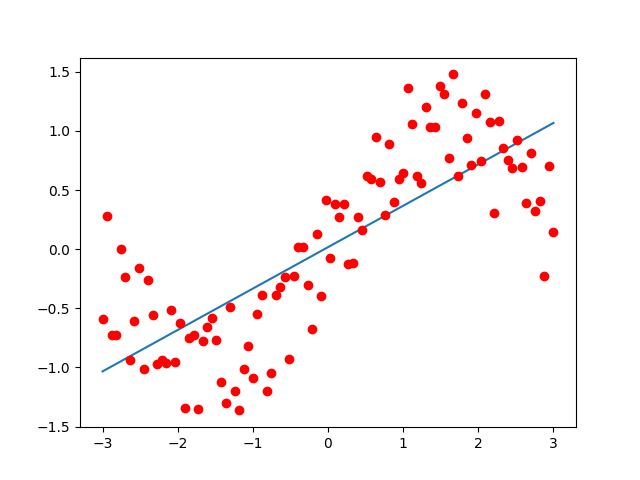

Write Python code to recreate this figure.
"""
WangQL
"""

import tensorflow as tf
import numpy as np
import matplotlib.pyplot as plt

n_observations = 100
xs = np.linspace(-3, 3, n_observations)
ys = np.sin(xs) + np.random.uniform(-0.5, 0.5, n_observations)

X = tf.placeholder(tf.float32)
Y = tf.placeholder(tf.float32)

W = tf.Variable(tf.random_normal([1]), name='weight')
b = tf.Variable(tf.random_normal([1]), name='bias')
# Y = W * X + b
Y_pred = tf.add(tf.multiply(X, W), b)

"""
reduce_sum

'x' is [[1, 1, 1]
        [1, 1, 1]]
tf.reduce_sum(x) ==> 6
tf.reduce_sum(x, 0) ==> [2, 2, 2]
tf.reduce_sum(x, 1) ==> [3, 3]
tf.reduce_sum(x, 1, keep_dims=True) ==> [[3], [3]]
tf.reduce_sum(x, [0, 1]) ==> 6
"""
# sum (Y_pred - Y)^2 / (n_observations - 1)
cost = tf.reduce_sum(tf.pow(Y_pred - Y, 2)) / (n_observations - 1)

# %% Use gradient descent to optimize W,b
# Performs a single step in the negative gradient
learning_rate = 0.01
optimizer = tf.train.GradientDescentOptimizer(learning_rate).minimize(cost)

# %% We create a session to use the graph
n_epochs = 1000
with tf.Session() as sess:
    sess.run(tf.global_variables_initializer())

    #Fit all training data
    prev_training_cost = 0.0
    for epoch_i in range(n_epochs):
        for(x, y) in zip(xs, ys):
            sess.run(optimizer, feed_dict = {X: x, Y: y})
        
        training_cost = sess.run(cost, feed_dict = {X: x, Y: y})
        print(training_cost)
        if np.abs(prev_training_cost - training_cost) < 0.000001:
                break
        prev_training_cost = training_cost

    yp = Y_pred.eval(feed_dict={X: xs}, session=sess)
    plt.plot(xs, yp)

plt.plot(xs, ys, 'ro')

plt.show()
plt.waitforbuttonpress()
